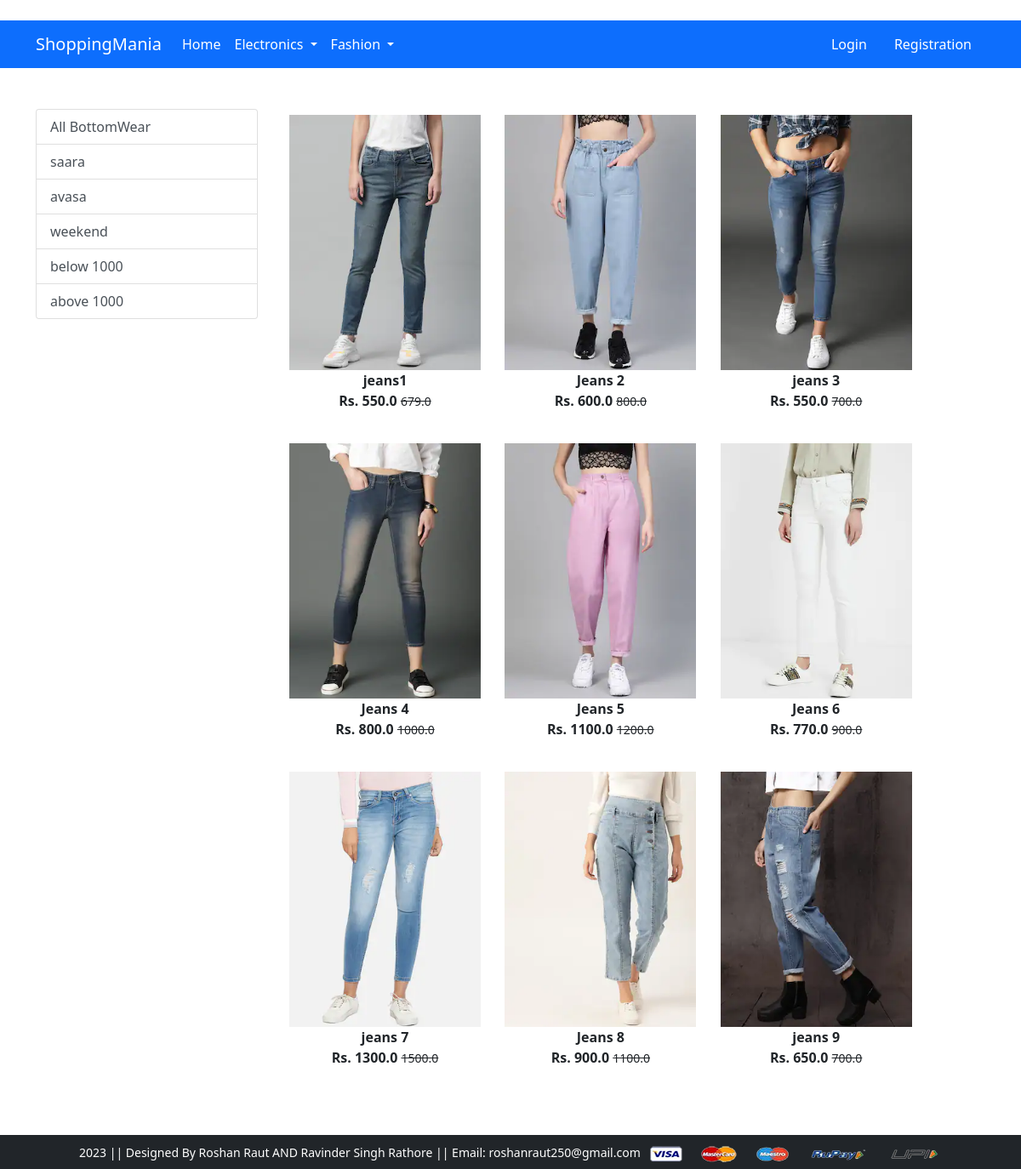
The app's page /bottomwear/ with its own data.
### app/models.py (models this page shows, shortened)
class Product(models.Model):
     title = models.CharField(max_length = 100)
     selling_price = models.FloatField()
     discounted_price = models.FloatField()
     description = models.TextField()
     brand = models.CharField(max_length = 100)
     category = models.CharField(choices = CATEGORY_CHOICES, max_length = 8)
     product_image = models.ImageField(upload_to = 'productimg')

### app/views.py (the view)
# urls.py: path('bottomwear/', views.bottomwear, name='bottomwear'),
def bottomwear(request, data=None):
    if data == None:
        bottomwears = Product.objects.filter(category='BW')
    elif data == 'saara' or data == 'avasa' or data == 'weekend':
        bottomwears = Product.objects.filter(category='BW').filter(brand=data)
    elif data == 'below':
        bottomwears = Product.objects.filter(category='BW').filter(discounted_price__lt=1000)
    elif data == 'above':
        bottomwears = Product.objects.filter(category='BW').filter(discounted_price__gt=1000)
    return render(request, 'app/bottomwear.html', {'bottomwears':bottomwears})

### app/templates/app/bottomwear.html (shortened to what this page needs)
﻿{% extends 'app/base.html' %}
{% load static %}
{% block main-content %}
<div class="container my-5">
    <div class="row">
        <div class="col-sm-3">
            <div class="list-group">
                <a href="{% url 'bottomwear' %}" class="list-group-item list-group-item-action" aria-current="true">All BottomWear</a>
                <a href="{% url 'bottomweardata' 'saara' %}" class="list-group-item list-group-item-action" aria-current="true">saara</a>
                <a href="{% url 'bottomweardata' 'avasa' %}" class="list-group-item list-group-item-action">avasa</a>
                <a href="{% url 'bottomweardata' 'weekend' %}" class="list-group-item list-group-item-action">weekend</a>
                <a href="{% url 'bottomweardata' 'below' %}" class="list-group-item list-group-item-action">below 1000</a>
                <a href="{% url 'bottomweardata' 'above' %}" class="list-group-item list-group-item-action">above 1000</a>
            </div>
        </div>
        <div class="col-sm-8">
            <div class="row">
                {% for product in bottomwears %}
                <div class="col-sm-4 text-center mb-4">
                    <a href="{% url 'product-detail' product.id %}" class="btn">
                        <div class="item">
                            <img src="{{ product.product_image.url}}" alt="" height="300" class="">
                            <div class="fw-bold">{{product.title}}</div>
                            <div class="fw-bold">
                                Rs. {{product.discounted_price}}
                                <small class="fw-light text-decoration-line-through">{{product.selling_price}} </small>
                            </div>
                        </div>
                    </a>
                </div>
                {% endfor %}
            </div>
        </div>
    </div>
</div>
{% endblock main-content %}

### records on screen
Product: product_image (picture), title "jeans1", discounted_price "550.0", selling_price "679.0"
Product: product_image (picture), title "Jeans 2", discounted_price "600.0", selling_price "800.0"
Product: product_image (picture), title "jeans 3", discounted_price "550.0", selling_price "700.0"
Product: product_image (picture), title "Jeans 4", discounted_price "800.0", selling_price "1000.0"
Product: product_image (picture), title "Jeans 5", discounted_price "1100.0", selling_price "1200.0"
Product: product_image (picture), title "Jeans 6", discounted_price "770.0", selling_price "900.0"
Product: product_image (picture), title "jeans 7", discounted_price "1300.0", selling_price "1500.0"
Product: product_image (picture), title "Jeans 8", discounted_price "900.0", selling_price "1100.0"
Product: product_image (picture), title "jeans 9", discounted_price "650.0", selling_price "700.0"
